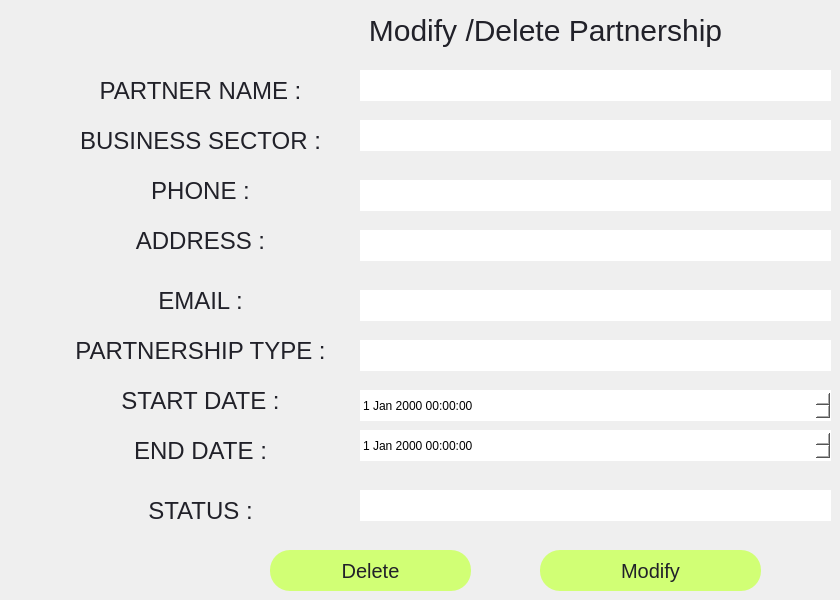
   <widget class="QWidget" name="page_2">
    <widget class="QPushButton" name="pushButton_40">
     <property name="geometry">
      <rect>
       <x>270</x>
       <y>550</y>
       <width>201</width>
       <height>41</height>
      </rect>
     </property>
     <property name="toolTip">
      <string>&lt;html&gt;&lt;head/&gt;&lt;body&gt;&lt;p&gt;&lt;span style=&quot; color:#d1d938;&quot;&gt;employees&lt;/span&gt;&lt;/p&gt;&lt;/body&gt;&lt;/html&gt;</string>
     </property>
     <property name="styleSheet">
      <string notr="true">QPushButton{
color:rgb(33, 33, 41);
font-family: 'Sans-Serif';
 font-size: 20px;    
 background-color: rgb(209, 255, 117);;
border-radius:20px;
font-color:white;


}</string>
     </property>
     <property name="text">
      <string>Delete</string>
     </property>
    </widget>
    <widget class="QPushButton" name="pushButton_42">
     <property name="geometry">
      <rect>
       <x>540</x>
       <y>550</y>
       <width>221</width>
       <height>41</height>
      </rect>
     </property>
     <property name="toolTip">
      <string>&lt;html&gt;&lt;head/&gt;&lt;body&gt;&lt;p&gt;&lt;span style=&quot; color:#d1d938;&quot;&gt;employees&lt;/span&gt;&lt;/p&gt;&lt;/body&gt;&lt;/html&gt;</string>
     </property>
     <property name="styleSheet">
      <string notr="true">QPushButton{
color:rgb(33, 33, 41);
font-family: 'Sans-Serif';
 font-size: 20px;    
 background-color: rgb(209, 255, 117);;
border-radius:20px;
font-color:white;


}</string>
     </property>
     <property name="text">
      <string>Modify</string>
     </property>
    </widget>
    <widget class="QLineEdit" name="lineEdit_21">
     <property name="geometry">
      <rect>
       <x>360</x>
       <y>290</y>
       <width>471</width>
       <height>31</height>
      </rect>
     </property>
     <property name="styleSheet">
      <string notr="true">QLineEdit {
    color: blue;  /* Change la couleur du texte en bleu */
    font-family: 'Sans-Serif';
    font-size: 20px;
    background-color: white;  /* Couleur de fond blanche */
    border-radius: 20px;
}
</string>
     </property>
    </widget>
    <widget class="QLineEdit" name="lineEdit_20">
     <property name="geometry">
      <rect>
       <x>360</x>
       <y>340</y>
       <width>471</width>
       <height>31</height>
      </rect>
     </property>
     <property name="styleSheet">
      <string notr="true">QLineEdit {
    color: blue;  /* Change la couleur du texte en bleu */
    font-family: 'Sans-Serif';
    font-size: 20px;
    background-color: white;  /* Couleur de fond blanche */
    border-radius: 20px;
}
</string>
     </property>
    </widget>
    <widget class="QPushButton" name="pushButton_41">
     <property name="geometry">
      <rect>
       <x>60</x>
       <y>120</y>
       <width>281</width>
       <height>41</height>
      </rect>
     </property>
     <property name="toolTip">
      <string>&lt;html&gt;&lt;head/&gt;&lt;body&gt;&lt;p&gt;&lt;span style=&quot; color:#d1d938;&quot;&gt;employees&lt;/span&gt;&lt;/p&gt;&lt;/body&gt;&lt;/html&gt;</string>
     </property>
     <property name="styleSheet">
      <string notr="true">QPushButton{
color:rgb(33, 33, 41);
font-family: 'Sans-Serif';
 font-size: 24px;    
 background-color: transparent;
border-radius:20px;
font-color:white;


}</string>
     </property>
     <property name="text">
      <string>BUSINESS SECTOR :</string>
     </property>
    </widget>
    <widget class="QPushButton" name="pushButton_45">
     <property name="geometry">
      <rect>
       <x>60</x>
       <y>170</y>
       <width>281</width>
       <height>41</height>
      </rect>
     </property>
     <property name="toolTip">
      <string>&lt;html&gt;&lt;head/&gt;&lt;body&gt;&lt;p&gt;&lt;span style=&quot; color:#d1d938;&quot;&gt;employees&lt;/span&gt;&lt;/p&gt;&lt;/body&gt;&lt;/html&gt;</string>
     </property>
     <property name="styleSheet">
      <string notr="true">QPushButton{
color:rgb(33, 33, 41);
font-family: 'Sans-Serif';
 font-size: 24px;    
 background-color: transparent;
border-radius:20px;
font-color:white;


}</string>
     </property>
     <property name="text">
      <string>PHONE :</string>
     </property>
    </widget>
    <widget class="QPushButton" name="pushButton_55">
     <property name="geometry">
      <rect>
       <x>60</x>
       <y>430</y>
       <width>281</width>
       <height>41</height>
      </rect>
     </property>
     <property name="toolTip">
      <string>&lt;html&gt;&lt;head/&gt;&lt;body&gt;&lt;p&gt;&lt;span style=&quot; color:#d1d938;&quot;&gt;employees&lt;/span&gt;&lt;/p&gt;&lt;/body&gt;&lt;/html&gt;</string>
     </property>
     <property name="styleSheet">
      <string notr="true">QPushButton{
color:rgb(33, 33, 41);
font-family: 'Sans-Serif';
 font-size: 24px;    
 background-color: transparent;
border-radius:20px;
font-color:white;


}</string>
     </property>
     <property name="text">
      <string>END DATE :</string>
     </property>
    </widget>
    <widget class="QPushButton" name="pushButton_39">
     <property name="geometry">
      <rect>
       <x>60</x>
       <y>70</y>
       <width>281</width>
       <height>41</height>
      </rect>
     </property>
     <property name="toolTip">
      <string>&lt;html&gt;&lt;head/&gt;&lt;body&gt;&lt;p&gt;&lt;span style=&quot; color:#d1d938;&quot;&gt;employees&lt;/span&gt;&lt;/p&gt;&lt;/body&gt;&lt;/html&gt;</string>
     </property>
     <property name="styleSheet">
      <string notr="true">QPushButton{
color:rgb(33, 33, 41);
font-family: 'Sans-Serif';
 font-size: 24px;    
 background-color: transparent;
border-radius:20px;
font-color:white;


}</string>
     </property>
     <property name="text">
      <string>PARTNER NAME :</string>
     </property>
    </widget>
    <widget class="QDateTimeEdit" name="dateTimeEdit_3">
     <property name="geometry">
      <rect>
       <x>360</x>
       <y>390</y>
       <width>471</width>
       <height>31</height>
      </rect>
     </property>
     <property name="styleSheet">
      <string notr="true">background-color: rgb(255, 255, 255);
border: 1px solid transparent;  /* Makes the border transparent */
    background-color: white;  /* Optional: sets the background color */</string>
     </property>
    </widget>
    <widget class="QPushButton" name="pushButton_43">
     <property name="geometry">
      <rect>
       <x>60</x>
       <y>330</y>
       <width>281</width>
       <height>41</height>
      </rect>
     </property>
     <property name="toolTip">
      <string>&lt;html&gt;&lt;head/&gt;&lt;body&gt;&lt;p&gt;&lt;span style=&quot; color:#d1d938;&quot;&gt;employees&lt;/span&gt;&lt;/p&gt;&lt;/body&gt;&lt;/html&gt;</string>
     </property>
     <property name="styleSheet">
      <string notr="true">QPushButton{
color:rgb(33, 33, 41);
font-family: 'Sans-Serif';
 font-size: 24px;    
 background-color: transparent;
border-radius:20px;
font-color:white;


}</string>
     </property>
     <property name="text">
      <string>PARTNERSHIP TYPE :</string>
     </property>
    </widget>
    <widget class="QPushButton" name="pushButton_57">
     <property name="geometry">
      <rect>
       <x>60</x>
       <y>380</y>
       <width>281</width>
       <height>41</height>
      </rect>
     </property>
     <property name="toolTip">
      <string>&lt;html&gt;&lt;head/&gt;&lt;body&gt;&lt;p&gt;&lt;span style=&quot; color:#d1d938;&quot;&gt;employees&lt;/span&gt;&lt;/p&gt;&lt;/body&gt;&lt;/html&gt;</string>
     </property>
     <property name="styleSheet">
      <string notr="true">QPushButton{
color:rgb(33, 33, 41);
font-family: 'Sans-Serif';
 font-size: 24px;    
 background-color: transparent;
border-radius:20px;
font-color:white;


}</string>
     </property>
     <property name="text">
      <string>START DATE :</string>
     </property>
    </widget>
    <widget class="QPushButton" name="pushButton_38">
     <property name="geometry">
      <rect>
       <x>60</x>
       <y>220</y>
       <width>281</width>
       <height>41</height>
      </rect>
     </property>
     <property name="toolTip">
      <string>&lt;html&gt;&lt;head/&gt;&lt;body&gt;&lt;p&gt;&lt;span style=&quot; color:#d1d938;&quot;&gt;employees&lt;/span&gt;&lt;/p&gt;&lt;/body&gt;&lt;/html&gt;</string>
     </property>
     <property name="styleSheet">
      <string notr="true">QPushButton{
color:rgb(33, 33, 41);
font-family: 'Sans-Serif';
 font-size: 24px;    
 background-color: transparent;
border-radius:20px;
font-color:white;


}</string>
     </property>
     <property name="text">
      <string>ADDRESS :</string>
     </property>
    </widget>
    <widget class="QLineEdit" name="lineEdit_15">
     <property name="geometry">
      <rect>
       <x>360</x>
       <y>70</y>
       <width>471</width>
       <height>31</height>
      </rect>
     </property>
     <property name="styleSheet">
      <string notr="true">QLineEdit {
    color: blue;  /* Change la couleur du texte en bleu */
    font-family: 'Sans-Serif';
    font-size: 20px;
    background-color: white;  /* Couleur de fond blanche */
    border-radius: 20px;
}
</string>
     </property>
    </widget>
    <widget class="QLineEdit" name="lineEdit_11">
     <property name="geometry">
      <rect>
       <x>360</x>
       <y>120</y>
       <width>471</width>
       <height>31</height>
      </rect>
     </property>
     <property name="styleSheet">
      <string notr="true">QLineEdit {
    color: blue;  /* Change la couleur du texte en bleu */
    font-family: 'Sans-Serif';
    font-size: 20px;
    background-color: white;  /* Couleur de fond blanche */
    border-radius: 20px;
}
</string>
     </property>
    </widget>
    <widget class="QLineEdit" name="lineEdit_13">
     <property name="geometry">
      <rect>
       <x>360</x>
       <y>230</y>
       <width>471</width>
       <height>31</height>
      </rect>
     </property>
     <property name="styleSheet">
      <string notr="true">QLineEdit {
    color: blue;  /* Change la couleur du texte en bleu */
    font-family: 'Sans-Serif';
    font-size: 20px;
    background-color: white;  /* Couleur de fond blanche */
    border-radius: 20px;
}
</string>
     </property>
    </widget>
    <widget class="QPushButton" name="pushButton_44">
     <property name="geometry">
      <rect>
       <x>60</x>
       <y>280</y>
       <width>281</width>
       <height>41</height>
      </rect>
     </property>
     <property name="toolTip">
      <string>&lt;html&gt;&lt;head/&gt;&lt;body&gt;&lt;p&gt;&lt;span style=&quot; color:#d1d938;&quot;&gt;employees&lt;/span&gt;&lt;/p&gt;&lt;/body&gt;&lt;/html&gt;</string>
     </property>
     <property name="styleSheet">
      <string notr="true">QPushButton{
color:rgb(33, 33, 41);
font-family: 'Sans-Serif';
 font-size: 24px;    
 background-color: transparent;
border-radius:20px;
font-color:white;


}</string>
     </property>
     <property name="text">
      <string>EMAIL :</string>
     </property>
    </widget>
    <widget class="QLineEdit" name="lineEdit_19">
     <property name="geometry">
      <rect>
       <x>360</x>
       <y>490</y>
       <width>471</width>
       <height>31</height>
      </rect>
     </property>
     <property name="styleSheet">
      <string notr="true">QLineEdit {
    color: blue;  /* Change la couleur du texte en bleu */
    font-family: 'Sans-Serif';
    font-size: 20px;
    background-color: white;  /* Couleur de fond blanche */
    border-radius: 20px;
}
</string>
     </property>
    </widget>
    <widget class="QLineEdit" name="lineEdit_14">
     <property name="geometry">
      <rect>
       <x>360</x>
       <y>180</y>
       <width>471</width>
       <height>31</height>
      </rect>
     </property>
     <property name="styleSheet">
      <string notr="true">QLineEdit {
    color: blue;  /* Change la couleur du texte en bleu */
    font-family: 'Sans-Serif';
    font-size: 20px;
    background-color: white;  /* Couleur de fond blanche */
    border-radius: 20px;
}
</string>
     </property>
    </widget>
    <widget class="QDateTimeEdit" name="dateTimeEdit_4">
     <property name="geometry">
      <rect>
       <x>360</x>
       <y>430</y>
       <width>471</width>
       <height>31</height>
      </rect>
     </property>
     <property name="styleSheet">
      <string notr="true">background-color: rgb(255, 255, 255);
border: 1px solid transparent;  /* Makes the border transparent */
  background-color: white;  /* Optional: sets the background color */</string>
     </property>
    </widget>
    <widget class="QPushButton" name="pushButton_58">
     <property name="geometry">
      <rect>
       <x>330</x>
       <y>10</y>
       <width>431</width>
       <height>41</height>
      </rect>
     </property>
     <property name="styleSheet">
      <string notr="true">QPushButton{
color:rgb(33, 33, 41);
font-family: 'Sans-Serif';
 font-size: 30px;    
	background-color: transparent;
border-radius:20px;
font-color:white;
}</string>
     </property>
     <property name="text">
      <string>Modify /Delete Partnership</string>
     </property>
    </widget>
    <widget class="QPushButton" name="pushButton_56">
     <property name="geometry">
      <rect>
       <x>60</x>
       <y>490</y>
       <width>281</width>
       <height>41</height>
      </rect>
     </property>
     <property name="toolTip">
      <string>&lt;html&gt;&lt;head/&gt;&lt;body&gt;&lt;p&gt;&lt;span style=&quot; color:#d1d938;&quot;&gt;employees&lt;/span&gt;&lt;/p&gt;&lt;/body&gt;&lt;/html&gt;</string>
     </property>
     <property name="styleSheet">
      <string notr="true">QPushButton{
color:rgb(33, 33, 41);
font-family: 'Sans-Serif';
 font-size: 24px;    
 background-color: transparent;
border-radius:20px;
font-color:white;


}</string>
     </property>
     <property name="text">
      <string>STATUS :</string>
     </property>
    </widget>
   </widget>
